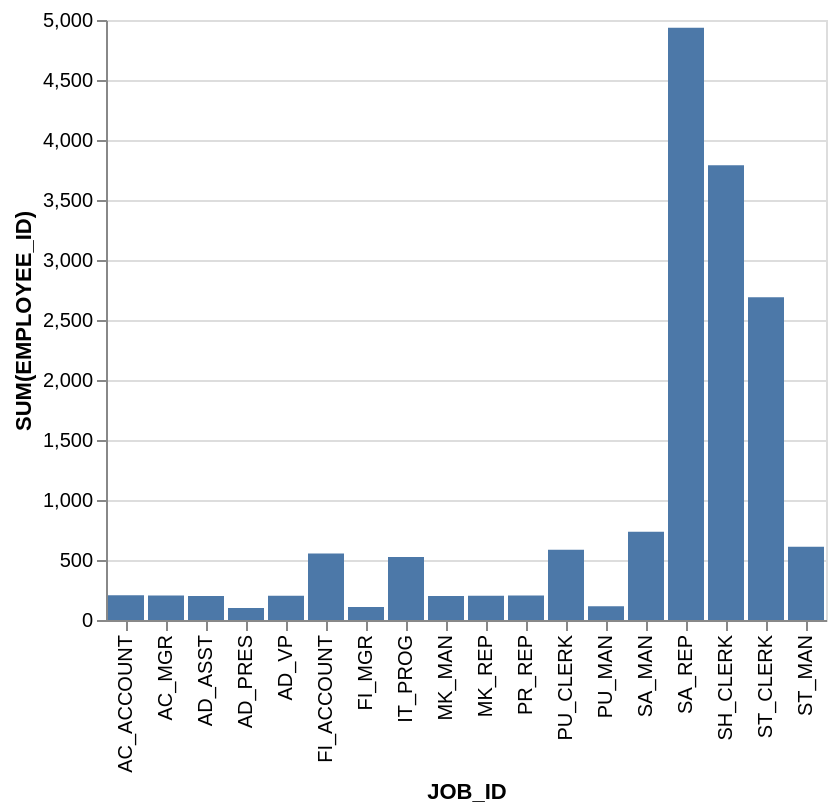

The specification (Vega-Lite) saved for this image:
### Vega-Lite specification from a JSON file in a GitHub repository (floating-point values rounded to 4 significant figures)
{"data": {"values": [{"x_data": "AC_ACCOUNT", "y_data": 206}, {"x_data": "AC_MGR", "y_data": 205}, {"x_data": "AD_ASST", "y_data": 200}, {"x_data": "AD_PRES", "y_data": 100}, {"x_data": "AD_VP", "y_data": 203}, {"x_data": "FI_ACCOUNT", "y_data": 555}, {"x_data": "FI_MGR", "y_data": 108}, {"x_data": "IT_PROG", "y_data": 525}, {"x_data": "MK_MAN", "y_data": 201}, {"x_data": "MK_REP", "y_data": 202}, {"x_data": "PR_REP", "y_data": 204}, {"x_data": "PU_CLERK", "y_data": 585}, {"x_data": "PU_MAN", "y_data": 114}, {"x_data": "SA_MAN", "y_data": 735}, {"x_data": "SA_REP", "y_data": 4935}, {"x_data": "SH_CLERK", "y_data": 3790}, {"x_data": "ST_CLERK", "y_data": 2690}, {"x_data": "ST_MAN", "y_data": 610}]}, "mark": "bar", "encoding": {"x": {"field": "x_data", "type": "nominal", "title": "JOB_ID", "sort": "ascending"}, "y": {"field": "y_data", "type": "quantitative", "title": "SUM(EMPLOYEE_ID)"}}}
